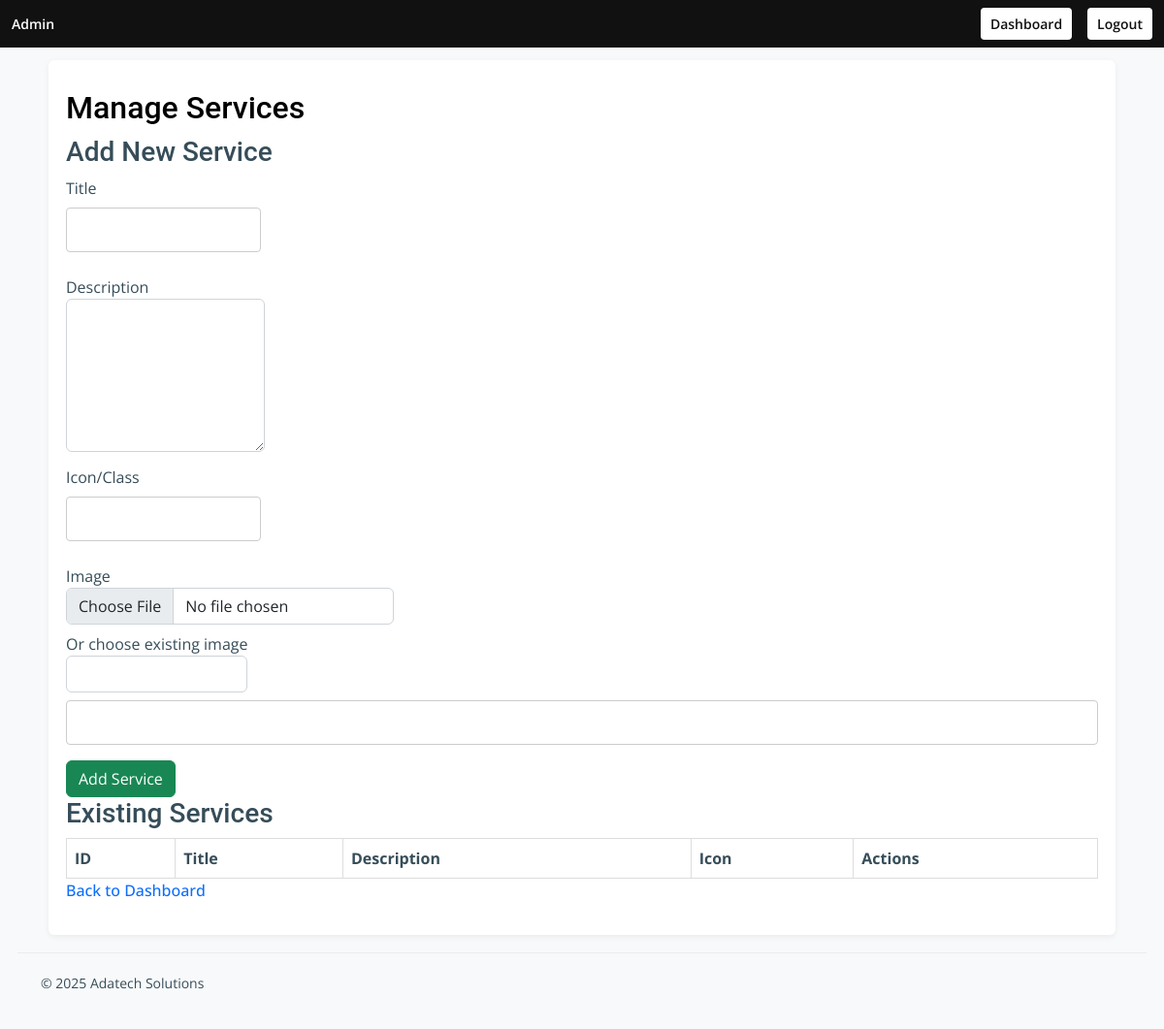
Before: /admin/manage_services.php (signed in) with the older database file.
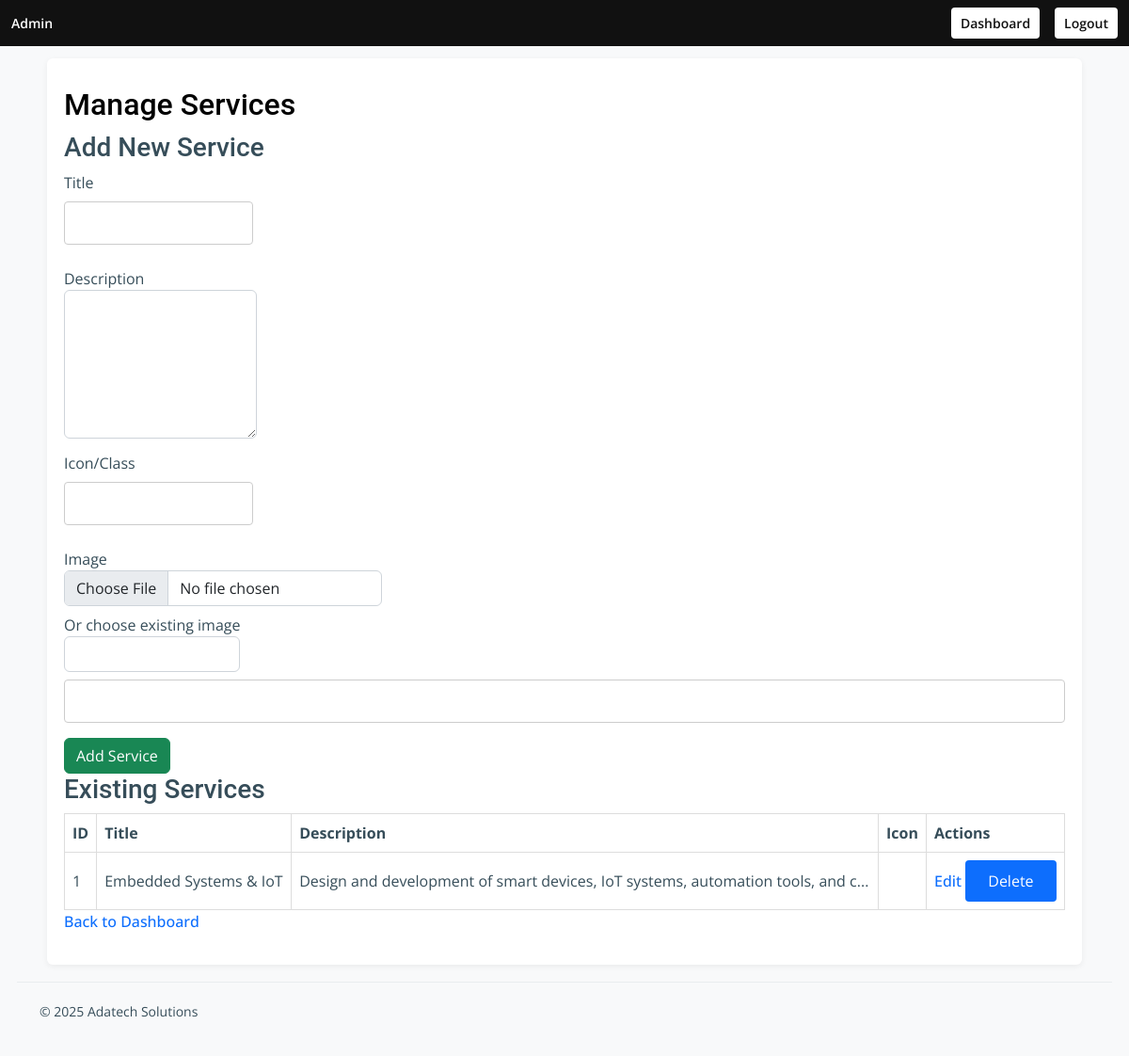
After: the same page with the newer database file.
### tables this page shows
CREATE TABLE IF NOT EXISTS services (
  id INT AUTO_INCREMENT PRIMARY KEY,
  title VARCHAR(128) NOT NULL,
  description TEXT,
  icon VARCHAR(64),
  created_at TIMESTAMP DEFAULT CURRENT_TIMESTAMP,
  updated_at TIMESTAMP DEFAULT CURRENT_TIMESTAMP ON UPDATE CURRENT_TIMESTAMP
);

### includes/helpers.php (called while the page is built, shortened)
<?php
if (!function_exists('esc')) {
    function esc($str)
    {
        return htmlspecialchars($str ?? '', ENT_QUOTES | ENT_SUBSTITUTE, 'UTF-8');
    }
}

### admin/manage_services.php (the view, shortened to what this page needs)
<?php
require_once __DIR__ . '/../includes/db.php';
require_once __DIR__ . '/../includes/helpers.php';
$stmt = $pdo->query('SELECT * FROM services ORDER BY id DESC');
$services = $stmt->fetchAll();
?>
<?php $pageTitle = 'Manage Services'; require_once __DIR__ . '/partials/header.php'; ?>
        <h2>Manage Services</h2>
        <h3>Add New Service</h3>
        <?php
        $forms = include __DIR__ . '/forms.php';
        $base = $forms['services'] ?? [];
        $opts = [];
        $base[] = ['type' => 'select', 'name' => 'existing_image', 'label' => 'Or choose existing image', 'options' => $opts];
        $base[] = ['type' => 'html', 'html' => '<div class="d-flex align-items-center" style="gap:8px;margin-top:6px"><button type="button" class="btn btn-sm btn-outline-primary" onclick="openImagePicker(\'existing_image\', \'service-image-preview\')">Pick</button><div id="service-image-preview" class="picker-preview" style="margin-left:8px"></div></div>'];
        $form_action = 'manage_services.php';
        $fields = $base;
        $submit_label = 'Add Service';
        include __DIR__ . '/partials/admin_form.php';
        ?>
        <h3>Existing Services</h3>
        <table>
            <thead><tr><th>ID</th><th>Title</th><th>Description</th><th>Icon</th><th>Actions</th></tr></thead>
            <tbody>
            <?php foreach ($services as $s): ?>
                <tr>
                    <td><?php echo (int)$s['id']; ?></td>
                    <td><?php echo esc($s['title']); ?></td>
                    <td><?php echo esc(mb_strimwidth($s['description'], 0, 80, '...')); ?></td>
                    <td><?php if ($s['icon']): ?><img src="/<?php echo esc($s['icon']); ?>" style="height:40px"><?php endif; ?></td>
                    <td>
                        <a href="manage_services.php?action=edit&id=<?php echo (int)$s['id']; ?>">Edit</a>
                        <form action="manage_services.php" method="post" style="display:inline" onsubmit="return confirm('Delete service?');">
                            <button type="submit">Delete</button>
                        </form>
                    </td>
                </tr>
            <?php endforeach; ?>
            </tbody>
        </table>
        <p><a href="dashboard.php">Back to Dashboard</a></p>
<?php require_once __DIR__ . '/partials/footer.php'; ?>

### admin/partials/header.php (shortened to what this page needs)
?><!doctype html>
<html lang="en">
<head>
  <link rel="stylesheet" href="../assets/vendor/bootstrap/css/bootstrap.min.css">
  <link rel="stylesheet" href="../assets/vendor/bootstrap-icons/bootstrap-icons.css">
  <link rel="stylesheet" href="../assets/vendor/fontawesome-free/css/all.min.css">
  <link rel="stylesheet" href="../assets/css/main.css">
  <link rel="stylesheet" href="admin.css">
</head>
<body>
  <?php if (!empty($_SESSION['admin_logged_in'])): ?>
    <div style="position:fixed;top:0;left:0;right:0;background:#111;color:#fff;padding:8px 12px;z-index:9999;display:flex;justify-content:flex-end;align-items:center;gap:8px;font-size:14px;">
      <span style="margin-right:auto;font-weight:600">Admin</span>
      <a href="dashboard.php" style="color:#111;background:#fff;padding:6px 10px;border-radius:4px;text-decoration:none;font-weight:600;margin-right:8px">Dashboard</a>
      <a href="logout.php" style="color:#111;background:#fff;padding:6px 10px;border-radius:4px;text-decoration:none;font-weight:600">Logout</a>
    </div>
    <div style="height:44px"></div>
  <?php endif; ?>
  <main class="container dashboard-container">

### admin/partials/admin_form.php (shortened to what this page needs)
<?php
if (!isset($form_method)) $form_method = 'post';
if (!isset($form_enctype)) $form_enctype = '';
?>
<form action="<?php echo $form_action ?: htmlspecialchars($_SERVER['SCRIPT_NAME']); ?>" method="<?php echo $form_method; ?>" <?php echo $form_enctype ? 'enctype="' . $form_enctype . '"' : ''; ?>>
    <?php foreach ($fields as $f):
        $type = $f['type'] ?? 'text';
        $name = $f['name'] ?? '';
        $label = $f['label'] ?? '';
        $value = $f['value'] ?? ($f['default'] ?? '');
        $required = !empty($f['required']) ? 'required' : '';
        $attrs = '';
    ?>
        <div class="mb-2">
            <?php if ($label): ?><label><?php echo esc($label); ?><br><?php endif; ?>
            <?php if ($type === 'text' || $type === 'email' || $type === 'number' || $type === 'hidden'): ?>
                <input class="form-control" type="<?php echo $type === 'hidden' ? 'hidden' : $type; ?>" name="<?php echo esc($name); ?>" value="<?php echo esc($value); ?>" <?php echo $required . ' ' . $attrs; ?>>
            <?php elseif ($type === 'textarea'): ?>
                <textarea class="form-control" name="<?php echo esc($name); ?>" rows="<?php echo intval($f['rows'] ?? 4); ?>" <?php echo $required . ' ' . $attrs; ?>><?php echo esc($value); ?></textarea>
            <?php elseif ($type === 'select'): ?>
                <select class="form-control" name="<?php echo esc($name); ?>" <?php echo $required . ' ' . $attrs; ?>>
                </select>
            <?php elseif ($type === 'checkbox'): ?>
                <label><input type="checkbox" name="<?php echo esc($name); ?>" value="1" <?php echo (!empty($value) ? 'checked' : ''); ?>> <?php echo esc($f['help'] ?? ''); ?></label>
            <?php elseif ($type === 'file'): ?>
                <input class="form-control" type="file" name="<?php echo esc($name); ?>" <?php echo $attrs; ?>>
            <?php elseif ($type === 'html'): ?>
                <?php echo $f['html'] ?? ''; ?>
            <?php endif; ?>
            <?php if ($label): ?></label><?php endif; ?>
        </div>
    <?php endforeach; ?>
    <div style="margin-top:8px"><button class="btn btn-success"><?php echo esc($submit_label); ?></button></div>
</form>

### admin/partials/footer.php (shortened to what this page needs)
  </main>
  <footer class="admin-footer" style="margin-top:18px;padding:18px 0;background:transparent;border-top:1px solid #e9ecef">
    <div class="container"><small>&copy; <?php echo date('Y'); ?> Adatech Solutions</small></div>
  </footer>
</body>
</html>

### assets/css/main.css (style rules this page uses)
:root { --font-default: "Open Sans", system-ui, -apple-system, "Segoe UI", Roboto, "Helvetica Neue", Arial, "Noto Sans", "Liberation Sans", sans-serif, "Apple Color Emoji", "Segoe UI Emoji", "Segoe UI Symbol", "Noto Color Emoji"; --font-primary: "Roboto", sans-serif; --font-secondary: "Work Sans", sans-serif; }
:root { --color-default: #364d59; --color-primary: #feb900; --color-secondary: #52565e; }
:root { scroll-behavior: smooth; }
body { font-family: var(--font-default); color: var(--color-default); overflow-x: hidden; }
a { color: var(--color-primary); text-decoration: none; }
h1, h2, h3, h4, h5, h6 { font-family: var(--font-primary); }

### admin/admin.css (style rules this page uses)
.dashboard-container { padding: 18px; }
body { font-family: 'Open Sans', Arial, sans-serif; background: #f8f9fa; margin: 0; }
.login-container, .dashboard-container { max-width: 400px; margin: 60px auto; background: #fff; border-radius: 8px; box-shadow: 0 2px 8px rgba(0,0,0,0.08); padding: 32px 24px; }
h1, h2 { color: #000; margin-top: 16px; margin-bottom: 12px; }
.dashboard-container h2 { margin-top: 12px; margin-bottom: 10px; }
input[type=text], input[type=password] { width: 100%; padding: 10px; margin: 8px 0 16px 0; border: 1px solid #ccc; border-radius: 4px; }
button { background: #0d6efd; color: #fff; border: none; padding: 10px 24px; border-radius: 4px; cursor: pointer; }
a { color: #0d6efd; text-decoration: none; }
.dashboard-container a { font-weight: 500; }

### admin/partials/header.php (style rules this page uses)
body { padding:18px;background:#f8f9fa;font-family: 'Open Sans', sans-serif }
.dashboard-container { max-width:1100px;margin:0 auto;background:#fff;padding:18px;border-radius:6px;box-shadow:0 2px 6px rgba(0,0,0,.06) }

### admin/manage_services.php (style rules this page uses)
table { width:100%;border-collapse:collapse }
td,th { border:1px solid #ddd;padding:8px }

Changed rows visible on the page:
added services: id "1", title "Embedded Systems & IoT", description "Design and development of smart devices, IoT systems, automation tools, and c..."
